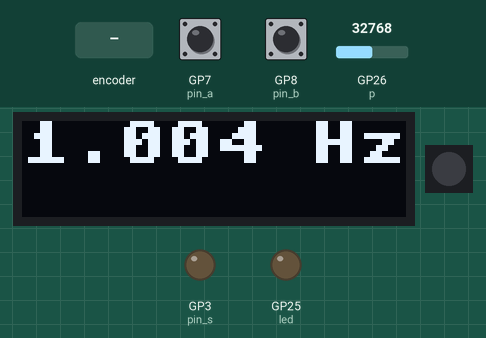
Recording of a program running on a simulated Raspberry Pi Pico running MicroPython. On the bench: 128×32 one-colour display, 1 RGB LEDs in strip order, left to right, output pins drawn as LEDs (lit = HIGH). The test bench sets the inputs (shaded band); at power-on: GP26 (p) = 32768, GP7 (pin_a) HIGH, GP8 (pin_b) HIGH (analog values on the 0–65535 scale). Library files of the repository ran but are not shown: ssd1306.py; pins used as bus, display or sensor lines are not drawn; what the program prints to the serial console is not drawn.

Above: at 2.3 s.
2.4 s: rotary encoder on GP7 (pin_a) / GP8 (pin_b) turned 2 steps (second pin leading)
At 3.5 s:
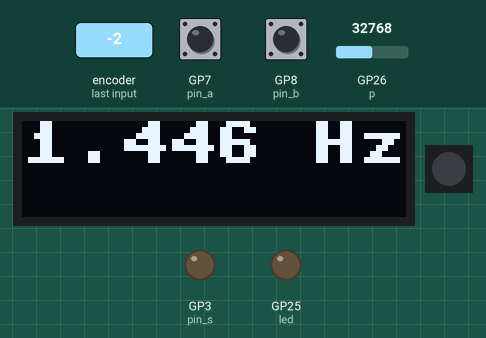
4.3 s: GP26 (p) set to 45874
At 5.3 s:
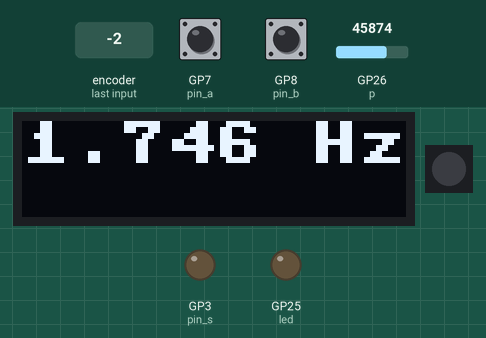
6.1 s: GP26 (p) set to 57670
At 7.6 s:
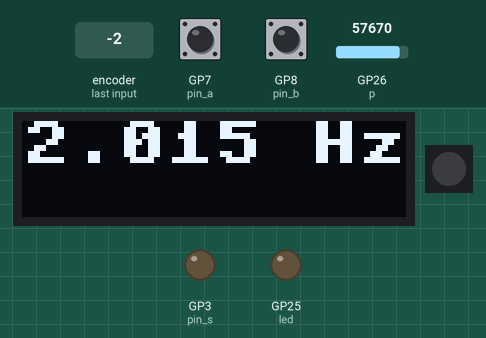
7.9 s: GP26 (p) set to 64655
At 9.2 s:
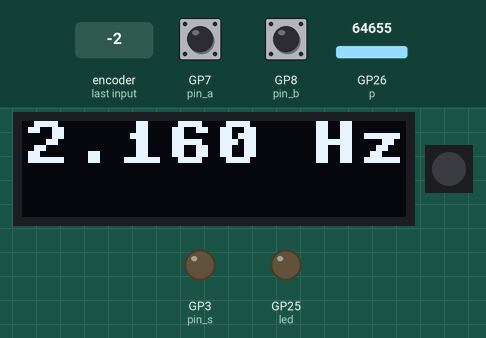
10.9 s: rotary encoder on GP7 (pin_a) / GP8 (pin_b) turned 1 step (first pin leading)
At 11.6 s:
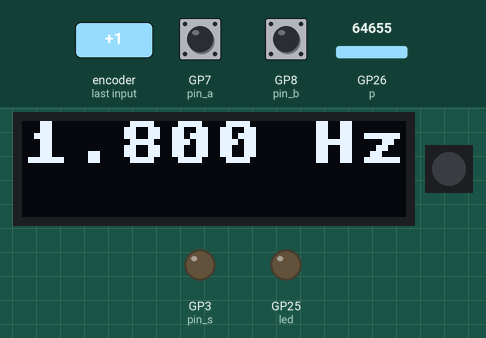
Timing chart, 0 to 24.8 s (numbered marks = the images above; inputs shaded):
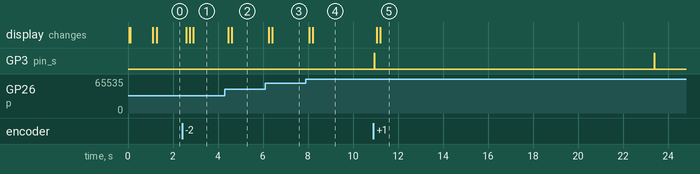

The program:

stroboscope.py
```python
from machine import Pin, ADC
import machine
from math import pow
from time import sleep_ms
from rp2 import PIO, StateMachine, asm_pio
import gc
from disp import display_freq
import neopixel
import encoder
import potentiometer

# TODO:
# * Set a duty cycle, not a duration

sleep_ms(1000)
machine.freq(125_000_000) #Should be default ; to ensure correct PIO frequency
max_freq = 10_000_000
#GPIO definition
button = Pin(6, Pin.IN, Pin.PULL_UP)
led    = Pin(25, Pin.OUT)
np     = neopixel.NeoPixel(Pin(16), 1) #np[0]=(0,0,0) ; np.write()
p      = potentiometer.Potentiometer(ADC(26))

pin_s = Pin(3, Pin.OUT) #stroboscope output
pin_a = Pin(4, Pin.IN)  #stroboscope trigger (internal usage: PIO1 triggers PIO0)
sm0 = None
sm1 = None

@asm_pio(set_init=PIO.OUT_LOW)
def pulse():
    """Turns on the light for the duration of the duty cycle.
    Reads the duration of the pulse from FIFO once when executed"""
    pull()               # Read the "high" delay from the FIFO (once)
    mov(x, osr)          # store it to X

    label("loop")
    wait(1, pin, 0)      # wait for the trigger (1) from PIO1 on GPIO4
    set(pins, 1)         # set GPIO3 on (turn on the light)
    mov(y, x)

    label("delay")       # delay
    jmp(y_dec, "delay")

    set(pins, 0)         # turn off
    jmp("loop")

@asm_pio(set_init=PIO.OUT_LOW)
def delay():
    "Sends one pulse per cycle on GPIO4, to trigger PIO0"
    label("cycle")
    mov(x,  osr)          # keep a copy of the current period
    pull(noblock)         # try to fetch a new one…
                          # …if FIFO empty, HW copies X to OSR
    mov(x,  osr)          # reload X with the (new or old) period

    set(pins, 1)          # flash start
    set(pins, 0)          # flash end

    label("delay")
    jmp(x_dec, "delay")   # inter-flash delay
    jmp("cycle")          # next flash

class Stroboscope():
    def __init__(self):
#        self.strobe_count = 0
        self.next_delay = 0          #stroboscope delay
        self.duty_max = 0.1          # 10% max, to protect the (overdriven) LEDs
        self.duration_max = 0.002    # 2ms max, (same reason)
        #self.set_frequency(1)
        #self.set_duration(0.1)

        self.sm1 = StateMachine(1, delay, freq=125_000_000, set_base=pin_a)
        self.sm1.put(2_000_000) #1st cycle, any value

        self.sm0 = StateMachine(0, pulse, freq=125_000_000, set_base=pin_s, in_base=pin_a)

    def start(self):
        self.sm1.active(1)

    def stop(self):
        self.sm1.active(0)

    def set_frequency(self, freq):
        "Seems to be working allright between 1 Hz and 50 kHz"
        self.freq = freq
        self.next_delay = int(125_000_000//freq)
        self.sm1.put(self.next_delay) #1st cycle, any value

    def _set_duration(self, duration):
        "takes seconds. Sets nb of clock cycles"
        self.duration = min( 125_000_000/self.freq*self.duty_max, 125_000_000*self.duration_max, 125_000_000*duration)

    def set_duration(self, duration):
        "Set pulse width. Take a (float) number of seconds."
        self._set_duration(duration)
        self.sm0.active(0)
        pin_s.value(0) #Turn stroboscope off, just in case
        self.sm0.restart()
        self.sm0.put(int(125_000_000*duration))
        self.sm0.active(1)

def freq(self):
    "Calculate frequency based on rotary encoder value"
    return

def strobe():
    duty = 0.05
    enc_old = 0
    fine_freq_old = 0
    s = Stroboscope()
    while True:
        if encoder.value<0:
            encoder.value = 0
        enc = max(encoder.value/2, 0)
        fine_freq = p.value()
        if enc_old != enc or abs(fine_freq_old - fine_freq)>0.0012:
            f = pow(1.2, enc) * (1 + (fine_freq-0.5)*1)
            if f > max_freq:
                encoder.value = enc*2-2
                continue
            print(f"Enc: {enc}, {pow(1.2, enc)} Hz base, {f} fine");sleep_ms(100)
            s.set_frequency( f )
            if enc_old != enc:
                s.set_duration(duty/f)
                enc_old = enc
            fine_freq_old = fine_freq
            s.start()
            #print(f"Freq: {freq} Hz, duty: {duty}");sleep_ms(200)
            display_freq(f)
        gc.collect()


strobe()
```

disp.py
```python
from machine import Pin, I2C
import ssd1306, framebuf

# using default address 0x3C
i2c = I2C(id=0, sda=Pin(12), scl=Pin(13), freq=100_000)
display = ssd1306.SSD1306_I2C(128, 32, i2c)

def draw_scaled_text(display, text, x, y, addr=60, scale=2):
    for i, c in enumerate(text):
        char = framebuf.FrameBuffer(bytearray(8), 8, 8, framebuf.MONO_HLSB)
        char.text(c, 0, 0, 1)
        for cx in range(8):
            for cy in range(8):
                if char.pixel(cx, cy):
                    display.framebuf.fill_rect(x + i * 8 * scale + cx * scale, y + cy * scale, scale, scale, 1)

def display_freq(freq):
    display.fill(0)
    if freq <10:
        t = f"{freq:4.3f} Hz"
    elif freq <100:
        t = f"{freq:4.2f} Hz"
    elif freq <1000:
        t = f"{freq:4.1f} Hz"
    elif freq <10_000:
        t = f"{freq/1000:3.2f} kHz"
    elif freq <100_000:
        t = f"{freq/1000:3.1f} kHz"
    elif freq <1_000_000:
        t = f"{freq/1000:3.0f} kHz"
    elif freq <10_000_000:
        t = f"{freq/1_000_000:3.2f} MHz"
    elif freq <100_000_000:
        t = f"{freq/1_000_000:3.1f} MHz"
    else:
        t = "Trop rapide!!"
    draw_scaled_text(display, t, 0, 0, framebuf.MONO_HLSB)
    #display.text( f"{duty*100:3.0f}%", 48, 24)
    display.show()

display.contrast(255)

#i2c.writeto(0x3C, b'\x00\xA0') #Hz flip
#i2c.writeto(0x3C, b'\x00\xC0') #Vert flip
display.fill(0)
display.text("Stroboscope V3", 0, 0, framebuf.MONO_HLSB)
display.show()

#draw_scaled_text(display, "Hi", 0, 0, scale=3)  # 24 pixels tall
#display.text("Hello world", 10, 10)
#display.fill(0)
#display.pixel(10, 10, 1)
#display.show()
```

encoder.py
```python
from machine import Pin

#Driver for rotary encoder.
#Just read variable value

# Encoder pins
pin_a = Pin(7, Pin.IN, Pin.PULL_UP)
pin_b = Pin(8, Pin.IN, Pin.PULL_UP)

# value counter
value = 0

# Previous state of encoder A pin
prev_a = pin_a.value()

def update_value(pin):
    global value, prev_a
    a = pin_a.value()
    b = pin_b.value()

    if a != prev_a:  # Check if A has changed
        if a == b:
            value += 1
        else:
            value -= 1

        prev_a = a

# Set up interrupts on both pins
pin_a.irq(trigger=Pin.IRQ_RISING | Pin.IRQ_FALLING, handler=update_value)
pin_b.irq(trigger=Pin.IRQ_RISING | Pin.IRQ_FALLING, handler=update_value)

# Usage loop
#import time

#while True:
#    print("value:", value)
#    time.sleep(0.2)
```

potentiometer.py
```python
from machine import Pin
from time import sleep_ms

class Potentiometer:
    def __init__(self, pin, cal_min=1000, cal_max=64000, invert=False):
        self.pin = pin
        self.min = cal_min
        self.max = cal_max
        self.invert = invert

    @property
    def read(self):
        avg = 0
        for i in range(32):
            avg += self.pin.read_u16()
        return avg//32

    def value(self):
        "Return a float between 0 and 1"
        val = self.read
        self.min = min(val, self.min)
        self.max = max(val, self.max)
        ret = (val-self.min)/(self.max-self.min)
        return 1-ret if self.invert else ret

    def calibrate(self):
        vmax=0
        vmin=65535
        while True:
            v = self.read
            vmax = max(v, vmax)
            vmin = min(v, vmin)
            print(v, vmin, vmax)
            sleep_ms(300)
```

Measured:
- after the input at 2.4 s, the display: first changes after 0.19 s (image 1 shows a later state)
- after the input at 4.3 s, the display: first changes after 0.16 s (image 2 shows a later state)
- after the input at 6.1 s, the display: first changes after 0.16 s (image 3 shows a later state)
- after the input at 7.9 s, the display: first changes after 0.16 s (image 4 shows a later state)
- after the input at 10.9 s, the display: first changes after 0.16 s (image 5 shows a later state)
- by itself, GP3 (pin_s): alternates HIGH for 0.03 s and LOW for 12.4 s
